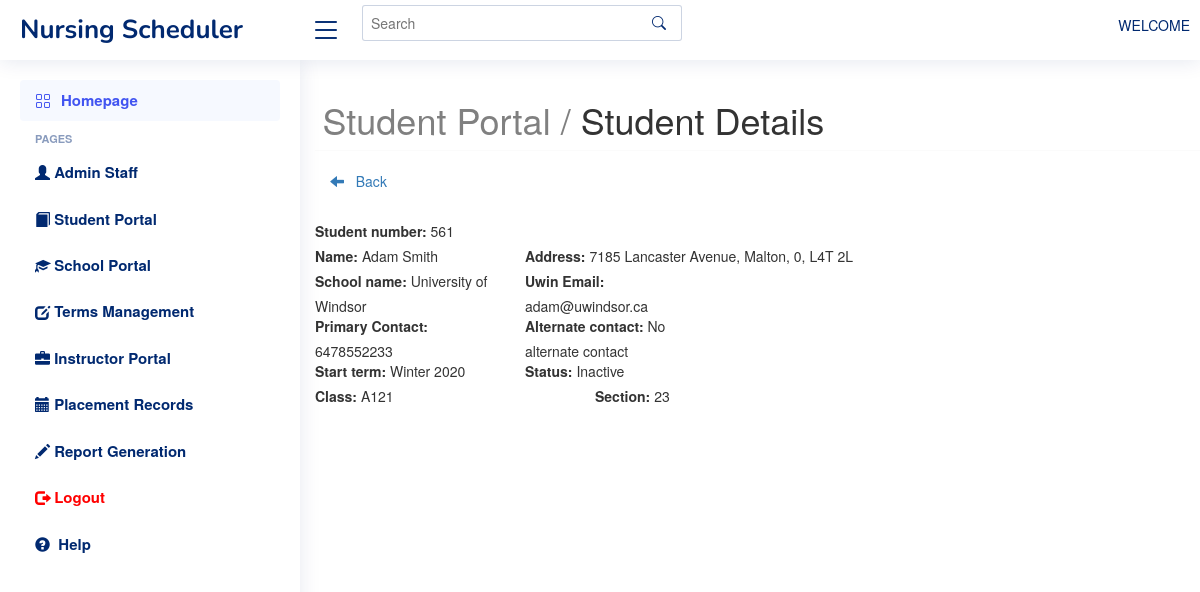
Screenshot of /public/students/student_view.php?st_num=561 with the database file from the repository.
### tables this page shows
CREATE TABLE `students` (
  `student_number` bigint(20) UNSIGNED NOT NULL,
  `first_name` varchar(30) NOT NULL,
  `last_name` varchar(30) NOT NULL,
  `middle_name` varchar(30) DEFAULT NULL,
  `uwin_email` varchar(30) NOT NULL,
  `school_id` varchar(191) NOT NULL,
  `home_address` varchar(50) NOT NULL,
  `home_city` varchar(50) NOT NULL,
  `prov_id` bigint(20) UNSIGNED NOT NULL,
  `home_postal_code` varchar(6) NOT NULL,
  `phone1` varchar(15) NOT NULL,
  `phone2` varchar(15) DEFAULT NULL,
  `start_term` varchar(191) NOT NULL,
  `year` int(20) NOT NULL,
  `status` int(11) NOT NULL,
  `comments` varchar(255) NOT NULL,
  `created_at` timestamp NULL DEFAULT NULL,
  `updated_at` timestamp NULL DEFAULT NULL,
  `h_name` varchar(255) NOT NULL,
  `h_department` varchar(255) NOT NULL,
  `h_unit` varchar(255) NOT NULL
);

CREATE TABLE `students_course_section` (
  `student_number` varchar(255) NOT NULL,
  `class` varchar(255) NOT NULL,
  `section` varchar(255) NOT NULL,
  `term` varchar(255) NOT NULL
);

### public/students/student_view.php (the view)
<?php
include "../../private/header.php";
include "../../private/db.php";
$id = $_GET['st_num'];
$sql = "SELECT * FROM students where student_number ='$id'";
$result = mysqli_query($conn, $sql);
$students = mysqli_fetch_all($result, MYSQLI_ASSOC);
?>
<!DOCTYPE html>
<html lang="en">
<head>
</head>
<body>
 <main id="main" class="main">
	<div class="row">
		<h1><span style="color:grey">Student Portal / </span>Student Details</h1>
		<hr>
	</div>
	<a href="student.php" class=""><span class="glyphicon glyphicon-arrow-left"></span> &nbsp Back</a>
	<div class="row" style="background:white">
		<div class="row" style="background:white; margin-top:30px;">
			<table class="table table-bordered">
			  <?php foreach($students as $st) {?>
			  <div class="row">
				<div class="col-lg-3">
				<label>Student number:<br></label>
				<?php echo $st['student_number']; ?>
				</div>
			  </div>
			  <div class="row">
				<div class="col-lg-3">
				<label>Name:</label>
				<?php echo $st['first_name']; ?> <?php echo $st['middle_name']; ?> <?php echo $st['last_name']; ?>
				</div>
				<div class="col-lg-6">
				<label>Address:</label>
				<?php echo $st['home_address']; ?>, <?php echo $st['home_city']; ?>, <?php echo $st['prov_id']; ?>, <?php echo $st['home_postal_code']; ?>
				</div>
			  </div>
			  <div class="row">
				<div class="col-lg-3">
				<label>School name:</label>
				<?php echo $st['school_id']; ?>
				</div>
				<div class="col-lg-3">
				<label>Uwin Email:</label>
				<?php echo $st['uwin_email']; ?>
				</div>
			  </div>
			  <div class="row">
				<div class="col-lg-3">
				<label>Primary Contact: </label>
				<?php echo $st['phone1']; ?>
				</div>
				<div class="col-lg-3">
				<label>Alternate contact: </label>
				<?php
					if($st['phone2'] == "")
					{
						echo "No alternate contact";
					}
					else
					{
						echo $st['phone2'];
					}
				?>
				</div>
			  </div>
			  <div class="row">
				<div class="col-lg-3">
				<label>Start term:</label>
				<?php echo $st['start_term']; ?>
				</div>
				<div class="col-lg-3">
				<label>Status:</label>
				<?php
					if($st['status']==0)
					{
						echo "Inactive";
					}
					else
					{
						echo "Active";
					}
				?>
				</div>
			  </div>
			  <?php } ?>
			 <div class="row">
				<div class="col-lg-4">
				<label>Class:</label>
				<?php
					$sec = "SELECT * FROM students_course_section WHERE student_number='$id'";
					$esec = mysqli_query($conn, $sec);
					$rsec = mysqli_fetch_all($esec, MYSQLI_ASSOC);
					foreach($rsec as $rs)
					{
				?>
					<?php echo $rs['class']; ?>
				</div>
				<div class="col-lg-4">
				<label>Section:</label>
				<?php echo $rs['section']; ?>
					<?php } ?>
				</div>
			</div>
			</table>
		</div>
	</div>
 </main>
</body>
</html>

### public/students/assets/css/style.css (style rules this page uses)
:root { scroll-behavior: smooth; }
body { font-family: "Open Sans", sans-serif; background: #f6f9ff; color: #444444; }
a { color: #4154f1; text-decoration: none; }
h1, h2, h3, h4, h5, h6 { font-family: "Nunito", sans-serif; }
#main { margin-top: 60px; padding: 20px 30px; transition: all 0.3s; }
@media (min-width: 1200px) { #main, #footer { margin-left: 300px; } }

### rows the page displays
students: student_number "561", first_name "Adam", last_name "Smith", home_address "7185 Lancaster Avenue", home_city "Malton", prov "0", home_postal_code "L4T 2L", school "University of Windsor", uwin_email "adam@uwindsor.ca", phone1 "6478552233", phone2 "No alternate contact", start_term "Winter 2020", status "Inactive"
students_course_section: class "A121", section "23"
